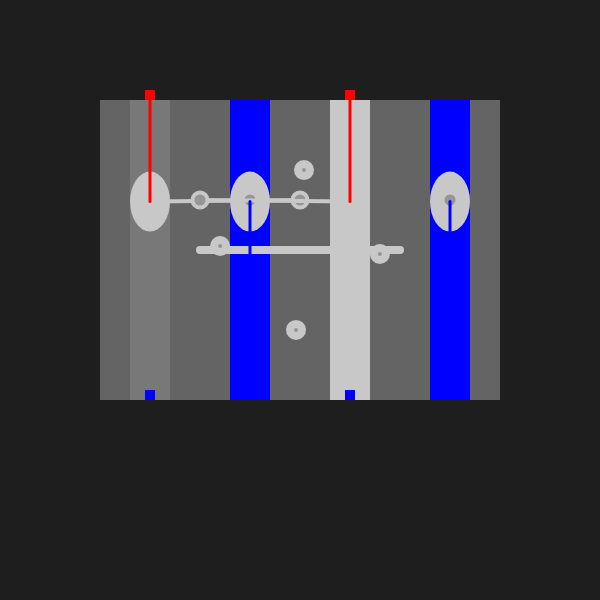
Frame 1 (no input)
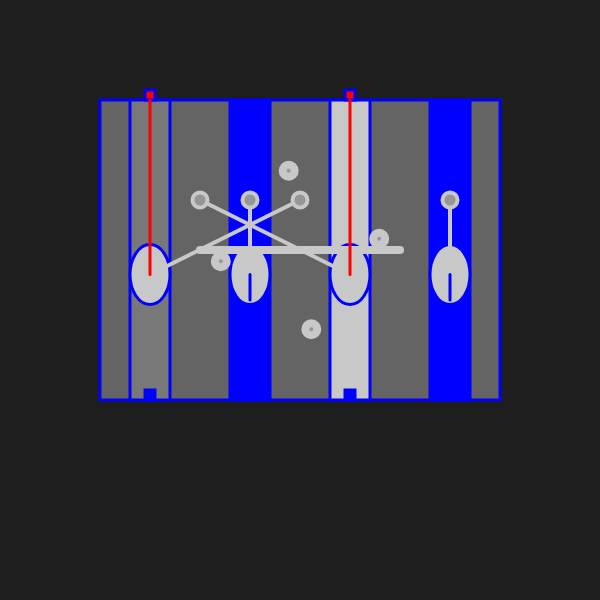
Frame 60 (no input)
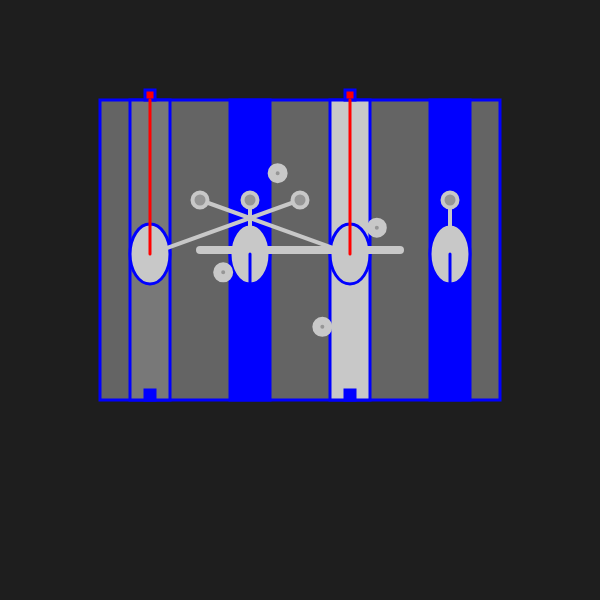
Frame 120 (the mouse pressed at the canvas centre since frame 60)

The p5.js sketch that drew these frames (run headless with seeded random() and noise() and a simulated clock; from frame 60 on, the mouse is pressed at the canvas centre):

// p5.js sketch
// ── sketch.js
let time = 0;
let piston1, piston2, piston3, piston4;
let crankshaft;
let connectingRods = [];

function setup() {
  createCanvas(600, 600);
  noStroke();
  
  // Initialize pistons
  piston1 = { y: 200 };
  piston2 = { y: 200 };
  piston3 = { y: 200 };
  piston4 = { y: 200 };
  
  crankshaft = { angle: 0 };
  
  // Initialize connecting rods
  for (let i = 0; i < 4; i++) {
    connectingRods.push({
      angle: i * PI / 2,
      length: 150
    });
  }
}

function draw() {
  background(30);
  
  time += 0.02;
  
  // Update pistons
  piston1.y = 200 + sin(time) * 80;
  piston2.y = 200 + sin(time + PI/2) * 80;
  piston3.y = 200 + sin(time + PI) * 80;
  piston4.y = 200 + sin(time + 3*PI/2) * 80;
  
  // Update crankshaft
  crankshaft.angle += 0.05;
  
  // Draw engine block
  fill(100);
  rect(100, 100, 400, 300);
  
  // Draw cylinders
  fill(120);
  for (let i = 0; i < 4; i++) {
    let x = 150 + i * 100;
    rect(x - 20, 100, 40, 300);
    
    // Draw piston
    fill(200);
    ellipse(x, piston1.y, 40, 60);
    
    // Draw valve
    if (i % 2 === 0) {
      fill(255, 0, 0);
      rect(x - 5, 90, 10, 10); // Intake valve
      fill(0, 0, 255);
      rect(x - 5, 390, 10, 10); // Exhaust valve
    }
  }
  
  // Draw connecting rods and crankshaft
  stroke(200);
  strokeWeight(4);
  for (let i = 0; i < 4; i++) {
    let x = 150 + i * 100;
    let rod = connectingRods[i];
    
    // Calculate rod end position
    let rodEndX = x + cos(rod.angle) * rod.length;
    let rodEndY = piston1.y - (piston1.y - 200);
    
    // Draw rod
    line(x, piston1.y, rodEndX, rodEndY);
    
    // Draw crankshaft bearing
    fill(150);
    ellipse(rodEndX, rodEndY, 15, 15);
  }
  
  // Draw crankshaft
  strokeWeight(8);
  let shaftX = 300;
  let shaftY = 250;
  line(shaftX - 100, shaftY, shaftX + 100, shaftY);
  
  // Draw rotating bearings on crankshaft
  for (let i = 0; i < 4; i++) {
    let bearingX = shaftX + cos(crankshaft.angle + i * PI/2) * 80;
    let bearingY = shaftY + sin(crankshaft.angle + i * PI/2) * 80;
    fill(150);
    ellipse(bearingX, bearingY, 12, 12);
  }
  
  // Draw fluid flow
  strokeWeight(3);
  for (let i = 0; i < 4; i++) {
    let x = 150 + i * 100;
    if (i % 2 === 0) {
      stroke(255, 0, 0); // Red for intake
      line(x, 100, x, piston1.y);
    } else {
      stroke(0, 0, 255); // Blue for exhaust
      line(x, 300, x, piston1.y);
    }
  }
}
